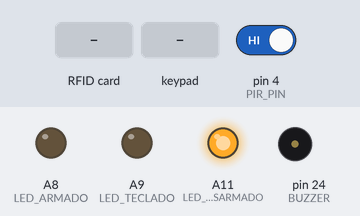
A sketch run on a simulated Arduino Mega 2560, built with avr-gcc and run on an emulated ATmega2560. On the bench: output pins drawn as LEDs (lit = HIGH), buzzer (waves = sounding, pin HIGH). Dashed ring = blinking. Inputs (shaded band) come from the test bench; at power-on: pin 4 (PIR_PIN) HIGH. Pins used as bus, display or sensor lines are not drawn; what the sketch prints to the serial monitor is not drawn.

Above: at 1.3 s.
1.4 s: RFID card 55 E5 CE 65 held to the reader
At 1.71 s:
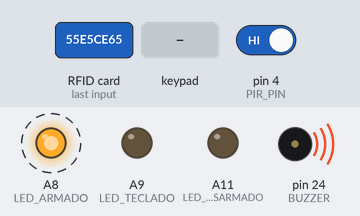
4.4 s: key '1' pressed
At 4.91 s:
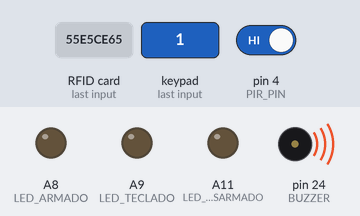
7.4 s: keypad keys 1 2 4 5 # pressed 0.4 s apart
At 11.77 s:
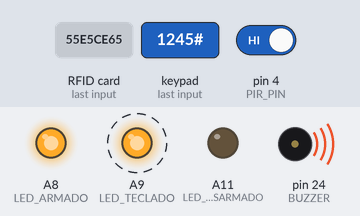
12.4 s: pin 4 (PIR_PIN) driven LOW
At 13.6 s:
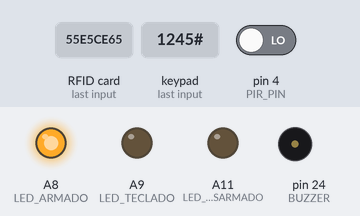
13.9 s: key 'A' pressed
At 15.2 s:
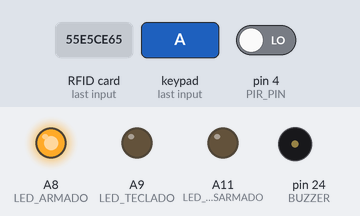
15.5 s: RFID card 5E 7A 19 C4 held to the reader
At 15.63 s:
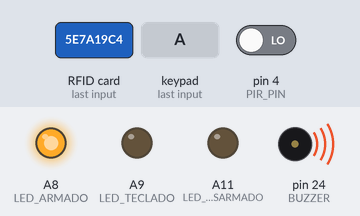
Timing chart, 0 to 18.2 s (numbered marks = the images above; inputs shaded):
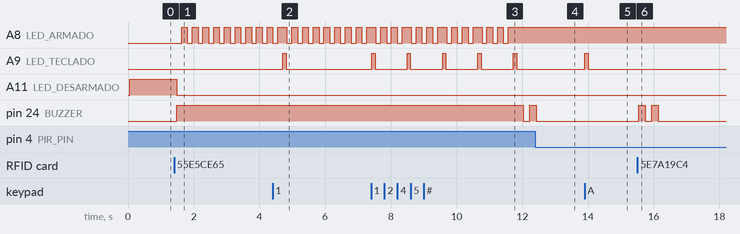

Measured:
- after the input at 1.4 s, A8 (LED_ARMADO): alternates HIGH for 0.18 s and LOW for 0.15 s, starting after 0.23 s; A11 (LED_DESARMADO): HIGH → LOW after 0.08 s; pin 24 (BUZZER): LOW → HIGH after 0.08 s
- after the input at 4.4 s, A9 (LED_TECLADO): LOW → HIGH after 0.31 s, → LOW 0.10 s later
- after the input at 7.4 s, A9 (LED_TECLADO): alternates HIGH for 0.10 s and LOW for 0.98 s, starting at once; pin 24 (BUZZER): HIGH → LOW after 4.6 s, → HIGH 0.20 s later
- after the input at 12.4 s, A8 (LED_ARMADO): stops changing and stays HIGH; pin 24 (BUZZER): goes on until 12.4 s, then stays LOW
- after the input at 13.9 s, A9 (LED_TECLADO): LOW → HIGH at once, → LOW 0.10 s later
- after the input at 15.5 s, pin 24 (BUZZER): alternates HIGH for 0.20 s and LOW for 0.20 s, 4 changes in all, then stays LOW, starting at once

The sketch:

ProjetoArduinoAlarme.ino
```cpp
#include <SPI.h>
#include <MFRC522.h>
#include <Keypad.h>

// === CONFIG RFID RC522 (/ Arduino Mega) ===
#define SS_PIN 48   // SDA do RC522 → pino 48 (conforme você pediu)
#define RST_PIN 53  // RST do RC522 → pino 53
MFRC522 rfid(SS_PIN, RST_PIN);

// === CONFIGURAÇÕES DE PINOS ===
// Ajustados para evitar conflito com o teclado em A0..A7
const int PIR_PIN = 4;        // movido para A8 (porque teclado usa A0..A3)
const int LED_ARMADO = A8;
const int LED_DESARMADO = A11;
const int LED_TECLADO = A9;
const int BUZZER = 24;         // movido para pino digital 22 (livre no Mega)

// === VARIÁVEIS DE ESTADO ===
bool sistemaAtivo = false;
bool alarmeDisparado = false;
String senhaCorreta = "1245";
String senhaDigitada = "";

// === CONFIGURAÇÃO DO TECLADO 4x4 (A0..A7) ===
const byte LINHAS = 4;
const byte COLUNAS = 4;
char teclas[LINHAS][COLUNAS] = {
  { '1', '2', '3', 'A' },
  { '4', '5', '6', 'B' },
  { '7', '8', '9', 'C' },
  { '*', '0', '#', 'D' }
};
byte pinosLinhas[LINHAS] = { A0, A1, A2, A3 };    // linhas do keypad
byte pinosColunas[COLUNAS] = { A4, A5, A6, A7 };  // colunas do keypad
Keypad teclado = Keypad(makeKeymap(teclas), pinosLinhas, pinosColunas, LINHAS, COLUNAS);

// === UID autorizado (sem espaços, em maiúsculas) ===
const String UID_AUTORIZADO = "55E5CE65";

void setup() {
  Serial.begin(9600);

  // SPI + RC522
  pinMode(SS_PIN, OUTPUT); // boa prática
  SPI.begin();
  rfid.PCD_Init();

  // pinos do sistema
  pinMode(PIR_PIN, INPUT_PULLUP);
  pinMode(LED_ARMADO, OUTPUT);
  pinMode(LED_DESARMADO, OUTPUT);
  pinMode(LED_TECLADO, OUTPUT);
  pinMode(BUZZER, OUTPUT);

  digitalWrite(LED_TECLADO, LOW);
  digitalWrite(LED_ARMADO, LOW);
  digitalWrite(LED_DESARMADO, HIGH);  // começa desarmado

  Serial.println("=== Sistema de Alarme com Teclado + RFID RC522 (Mega) ===");
  Serial.println("Aproxime o cartão (UID: 55 E5 CE 65) ou digite a senha para ARMAR/DESARMAR.");
}

void loop() {
  // --- TECLADO ---
  char tecla = teclado.getKey();
  if (tecla) {
    Serial.print("Tecla: "); Serial.println(tecla);
    digitalWrite(LED_TECLADO, HIGH);
    delay(100);
    digitalWrite(LED_TECLADO, LOW);

    if (tecla == '#') {
      verificarSenha();
      senhaDigitada = "";
    } else if (tecla == '*') {
      senhaDigitada = "";
      Serial.println("Senha limpa.");
    } else {
      senhaDigitada += tecla;
    }
  }

  // --- RFID ---
  if (rfid.PICC_IsNewCardPresent() && rfid.PICC_ReadCardSerial()) {
    // monta UID em HEX (sempre 2 dígitos por byte) sem espaços
    String conteudo = "";
    for (byte i = 0; i < rfid.uid.size; i++) {
      byte val = rfid.uid.uidByte[i];
      if (val < 0x10) conteudo += "0";
      conteudo += String(val, HEX);
    }
    conteudo.toUpperCase();

    Serial.print("UID detectado (normalizado): ");
    Serial.println(conteudo);

    if (conteudo == UID_AUTORIZADO) {
      Serial.println("Cartão AUTORIZADO! Alternando estado do sistema...");
      sistemaAtivo = !sistemaAtivo;
      atualizarEstado();
    } else {
      Serial.println("Cartão NÃO autorizado! (equivalente a senha incorreta)");
      sinalErroSenha();
    }

    rfid.PICC_HaltA();
    rfid.PCD_StopCrypto1();
  }

  // --- SENSOR PIR ---
  if (sistemaAtivo) {
    int movimento = digitalRead(PIR_PIN);
    if (movimento == HIGH) {
      alarmeDisparado = true;
      digitalWrite(BUZZER, HIGH);
      digitalWrite(LED_ARMADO, LOW);
      delay(150);
      digitalWrite(LED_ARMADO, HIGH);
      delay(150);
      Serial.println("⚠️ Movimento detectado! Alarme ativo!");
    } else {
      if (!alarmeDisparado) {
        digitalWrite(BUZZER, LOW);
      }
    }
  } else {
    digitalWrite(BUZZER, LOW);
  }
}

void verificarSenha() {
  if (senhaDigitada == senhaCorreta) {
    sistemaAtivo = !sistemaAtivo;
    atualizarEstado();
  } else {
    Serial.println("Senha incorreta!");
    sinalErroSenha();
  }
}

void atualizarEstado() {
  alarmeDisparado = false;
  digitalWrite(BUZZER, LOW);
  if (sistemaAtivo) {
    Serial.println("🔒 Sistema ARMADO!");
    digitalWrite(LED_ARMADO, HIGH);
    digitalWrite(LED_DESARMADO, LOW);
  } else {
    Serial.println("🔓 Sistema DESARMADO!");
    digitalWrite(LED_ARMADO, LOW);
    digitalWrite(LED_DESARMADO, HIGH);
  }
}

void sinalErroSenha() {
  // mesmo comportamento de "senha incorreta" do sketch original:
  for (int i = 0; i < 2; i++) {
    digitalWrite(BUZZER, HIGH);
    delay(200);
    digitalWrite(BUZZER, LOW);
    delay(200);
  }
}
```
